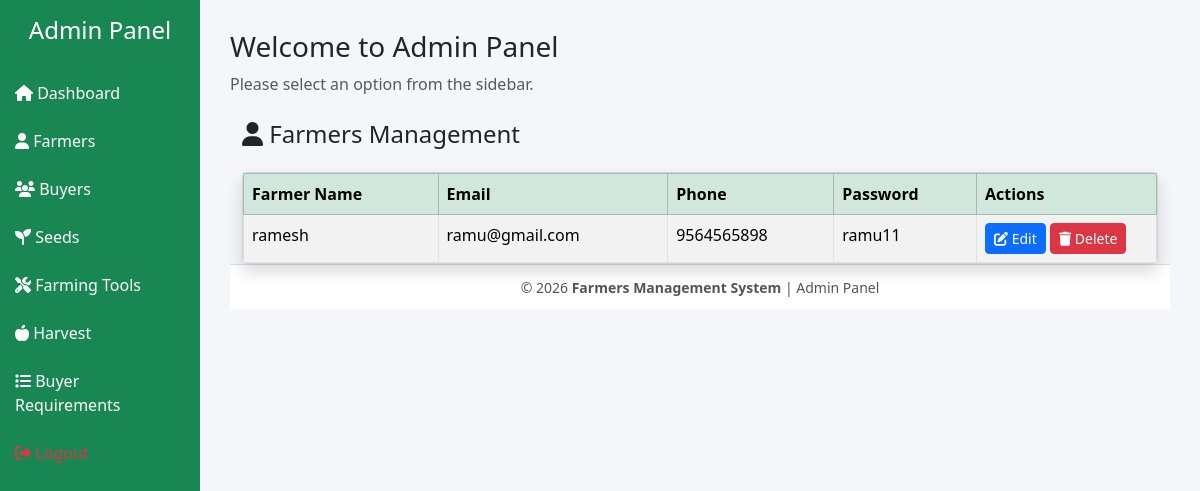
The page /AdminApp/viewFarmer/ on the database its author committed.
### AdminApp/models.py (models this page shows)
class Farmers_Db(models.Model):
    f_name=models.CharField(max_length=50,null=True,blank=True)
    f_email=models.EmailField(max_length=100,null=True,blank=True)
    f_number=models.IntegerField(null=True,blank=True)
    f_password=models.CharField(max_length=50,null=True,blank=True)

### AdminApp/views.py (the view)
# urls.py: path('viewFarmer/', views.viewFarmer, name='viewFarmer'),
def viewFarmer(request):
    data = Farmers_Db.objects.all()
    return render(request, 'view_farmer.html',
                  {'data': data})

### AdminApp/templates/view_farmer.html (shortened to what this page needs)
{% extends 'base.html' %}
{% block content %}
<div class="container mt-4">
    <div class="page-header d-flex justify-content-between align-items-center mb-3">
        <h4><i class="fa fa-user"></i> Farmers Management</h4>
    </div>
    <div class="card shadow">
        <div class="card-body p-0">
            <table class="table table-bordered table-striped mb-0">
                <thead class="table-success">
                <tr>
                    <th>Farmer Name</th>
                    <th>Email</th>
                    <th>Phone</th>
                    <th>Password</th>
                    <th width="180">Actions</th>
                </tr>
                </thead>
                <tbody>
                <tr>
                    {% for i in data %}
                    <td>{{i.f_name}}</td>
                    <td>{{i.f_email}}</td>
                    <td>{{i.f_number}}</td>
                    <td>{{i.f_password}}</td>
                    <td>
                        <a href="{% url 'Edite_farmers' farmer_id=i.id %}" class="btn btn-sm btn-primary" onclick="editFarmer()">
                            <i class="fa fa-edit"></i> Edit
                        </a>
                        <a class="btn btn-sm btn-danger" onclick="deleteFarmer()">
                            <i class="fa fa-trash"></i> Delete
                        </a>
                    </td>
                    {% endfor %}
                </tr>
                </tbody>
            </table>
        </div>
    </div>
</div>
{% endblock %}

### AdminApp/templates/base.html (style rules this page uses)
body { background-color: #f4f6f9; }

### rows shown on the page
Farmers_Db: f_name "ramesh", f_email "ramu@gmail.com", f_number "9564565898", f_password "ramu11"
